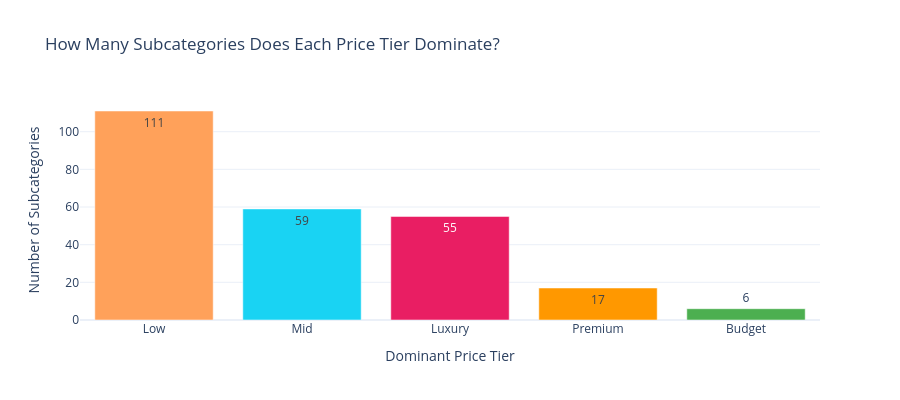

Notebook source saved alongside this figure:
### Markdown cell above
### 3.2 — Price Tier Dominance by Category

Which tier wins in each subcategory? This is the core of the "cheap wins is false" finding —  
the winning tier is **category-dependent**.

### Code cell
dominant = (
    df_price.loc[df_price.groupby(SUBCAT_COL)[TIER_REVENUE].idxmax()]
    [[SUBCAT_COL, TIER_COL, TIER_REVENUE]]
    .copy()
)

tier_winners = dominant[TIER_COL].value_counts().reset_index()
tier_winners.columns = ['tier', 'categories_won']

fig = px.bar(
    tier_winners,
    x='tier', y='categories_won',
    title='How Many Subcategories Does Each Price Tier Dominate?',
    labels={'tier': 'Dominant Price Tier', 'categories_won': 'Number of Subcategories'},
    template=TEMPLATE,
    color='tier',
    color_discrete_map={
        'Budget': '#4CAF50', 'Mid-Range': '#2196F3',
        'Premium': '#FF9800', 'Luxury': '#E91E63'
    },
    text_auto=True
)
fig.update_layout(height=400, showlegend=False)
save_chart(fig, '02_tier_dominance_count')
fig.show()

### Figure 1 — Plotly figure (JSON) as saved in the notebook; plotly's stock layout.template omitted (floating-point values rounded to 4 significant figures)
{"data": [{"hovertemplate": "Dominant Price Tier=%{x}<br>Number of Subcategories=%{y}<extra></extra>", "legendgroup": "Low", "marker": {"color": "#FFA15A", "pattern": {"shape": ""}}, "name": "Low", "orientation": "v", "showlegend": true, "textposition": "auto", "texttemplate": "%{y}", "type": "bar", "x": ["Low"], "xaxis": "x", "y": [111], "yaxis": "y"}, {"hovertemplate": "Dominant Price Tier=%{x}<br>Number of Subcategories=%{y}<extra></extra>", "legendgroup": "Mid", "marker": {"color": "#19d3f3", "pattern": {"shape": ""}}, "name": "Mid", "orientation": "v", "showlegend": true, "textposition": "auto", "texttemplate": "%{y}", "type": "bar", "x": ["Mid"], "xaxis": "x", "y": [59], "yaxis": "y"}, {"hovertemplate": "Dominant Price Tier=%{x}<br>Number of Subcategories=%{y}<extra></extra>", "legendgroup": "Luxury", "marker": {"color": "#E91E63", "pattern": {"shape": ""}}, "name": "Luxury", "orientation": "v", "showlegend": true, "textposition": "auto", "texttemplate": "%{y}", "type": "bar", "x": ["Luxury"], "xaxis": "x", "y": [55], "yaxis": "y"}, {"hovertemplate": "Dominant Price Tier=%{x}<br>Number of Subcategories=%{y}<extra></extra>", "legendgroup": "Premium", "marker": {"color": "#FF9800", "pattern": {"shape": ""}}, "name": "Premium", "orientation": "v", "showlegend": true, "textposition": "auto", "texttemplate": "%{y}", "type": "bar", "x": ["Premium"], "xaxis": "x", "y": [17], "yaxis": "y"}, {"hovertemplate": "Dominant Price Tier=%{x}<br>Number of Subcategories=%{y}<extra></extra>", "legendgroup": "Budget", "marker": {"color": "#4CAF50", "pattern": {"shape": ""}}, "name": "Budget", "orientation": "v", "showlegend": true, "textposition": "auto", "texttemplate": "%{y}", "type": "bar", "x": ["Budget"], "xaxis": "x", "y": [6], "yaxis": "y"}], "layout": {"barmode": "relative", "height": 400, "legend": {"title": {"text": "Dominant Price Tier"}, "tracegroupgap": 0}, "showlegend": false, "title": {"text": "How Many Subcategories Does Each Price Tier Dominate?"}, "xaxis": {"anchor": "y", "categoryarray": ["Low", "Mid", "Luxury", "Premium", "Budget"], "categoryorder": "array", "domain": [0, 1], "title": {"text": "Dominant Price Tier"}}, "yaxis": {"anchor": "x", "domain": [0, 1], "title": {"text": "Number of Subcategories"}}}}
